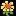

This game map was drawn from its Tiled (.tmx) file and the tilesets committed beside it. A one-line description and the full map source follow:
An orthogonal 1x1 tile map with 16x16 px tiles, 1 tile layer (图块层 1).

<map version="1.10" tiledversion="1.11.0" orientation="orthogonal" renderorder="right-down" width="1" height="1" tilewidth="16" tileheight="16" infinite="0" nextlayerid="2" nextobjectid="1">
 <tileset firstgid="1" source="TilesetNature.tsx" />
 <layer id="1" name="图块层 1" width="1" height="1">
  <data encoding="csv">
2147483914
</data>
 </layer>
</map>
